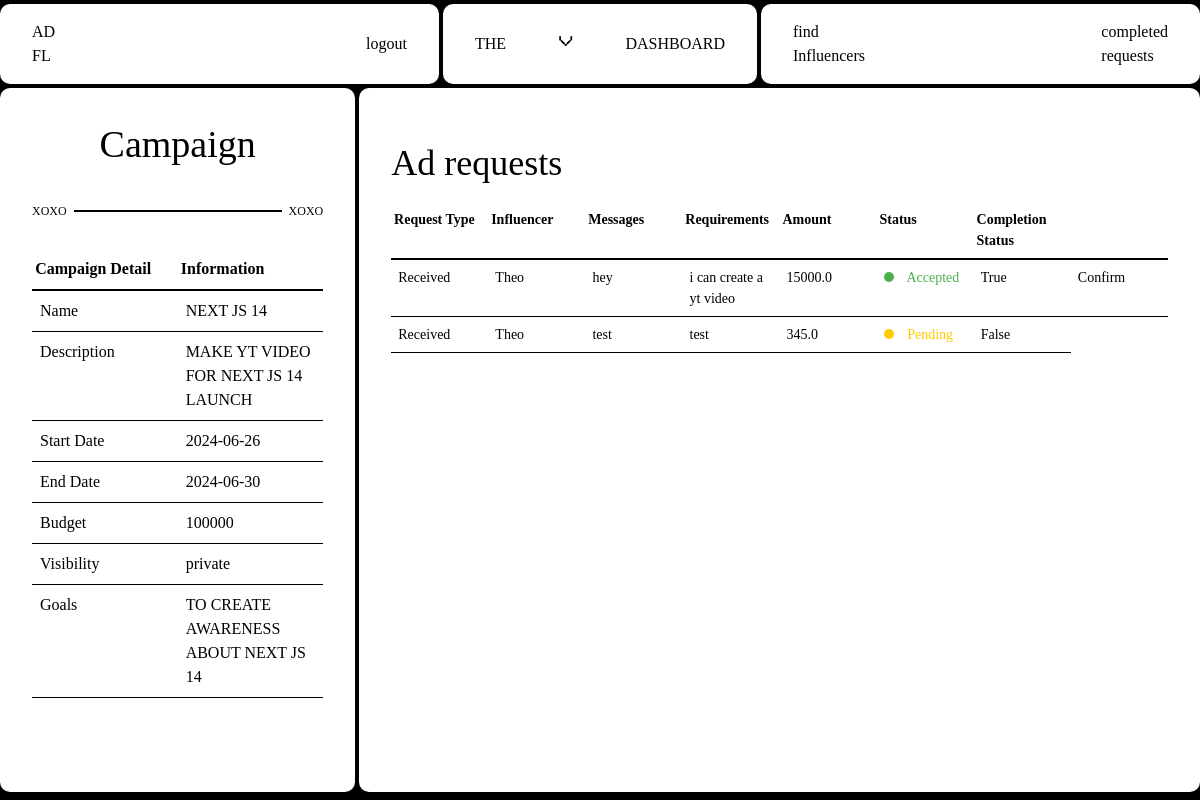
The page /sponsor/viewCampaign/5 (signed in) on the database its author committed.
### Adfluence/models.py (models this page shows)
class Campaign(db.Model):
    __tablename__ = "campaign"
    id = db.Column(db.Integer, primary_key=True)
    name = db.Column(db.String(140), nullable=False)
    description = db.Column(db.Text, nullable=False)
    start_date = db.Column(db.Date, nullable=False)
    end_date = db.Column(db.Date, nullable=False)
    budget = db.Column(db.Integer, nullable=False)
    visibility = db.Column(db.String(10), nullable=False)  # 'public' or 'private'
    goals = db.Column(db.Text, nullable=False)
    niche = db.Column(db.String(100), nullable=False)
    status = db.Column(db.String(100), nullable=False, default="Incomplete")
    flagged = db.Column(db.Boolean, default=False)
    user_id = db.Column(db.Integer, db.ForeignKey("user.id"), nullable=False)
    ad_requests = db.relationship(
        "AdRequest", backref="campaign", cascade="all, delete-orphan"
    )
    campaign_requests = db.relationship(
        "campaignRequest", backref="campaign", cascade="all, delete-orphan"
    )

class Influencer(db.Model, UserMixin):
    __tablename__ = "influencer"
    id = db.Column(db.Integer, primary_key=True)
    name = db.Column(db.String(150), nullable=False)
    email = db.Column(db.String(150), nullable=False)
    profile_picture = db.Column(db.String(100), nullable=False)
    niche = db.Column(db.String(100), nullable=False)
    reach = db.Column(db.Integer, nullable=False)
    user_id = Column(Integer, ForeignKey("user.id"), nullable=False)
    platform = db.Column(db.String(100), nullable=False)
    bank_account_balance = db.Column(db.Float, default=0.0)
    flagged = db.Column(db.Boolean, default=False)
    transactions = relationship(
        "Transaction", backref="influencer", cascade="all, delete-orphan"
    )
    ratings = relationship("Rating", backref="influencer", cascade="all, delete-orphan")

class campaignRequest(db.Model):
    id = db.Column(db.Integer, primary_key=True)
    campaign_id = db.Column(db.Integer, db.ForeignKey("campaign.id"), nullable=False)
    influencer_id = db.Column(db.Integer, db.ForeignKey("influencer.id"))
    messages = db.Column(db.Text)
    requirements = db.Column(db.Text, nullable=False)
    payment_amount = db.Column(db.Float, nullable=False)
    status = db.Column(db.String(20), nullable=False, default="Pending")
    completed = db.Column(db.Boolean, default=False)
    completion_confirmed = db.Column(db.Boolean, default=False)
    payment_done = db.Column(db.Boolean, default=False)
    rating_done = db.Column(db.Boolean, default=False)

### Adfluence/sponsor.py (the view)
@sponsor.route("/viewCampaign/<int:campaign_id>", methods=["GET"])
@role_required("Sponsor")
@login_required
def viewCampaign(campaign_id):
    campaign = Campaign.query.get_or_404(campaign_id)
    campaignRequests = campaignRequest.query.filter_by(campaign_id=campaign_id).all()
    campaign_requests_with_details = []
    for campaign_request in campaignRequests:
        influencer = Influencer.query.get(campaign_request.influencer_id)
        if influencer:
            influencer_name = influencer.name
            campaign_requests_with_details.append(
                {
                    "request": campaign_request,
                    "influencer_name": influencer_name,
                    "request_type": "Received",
                }
            )
        else:
            flash("Influencer not found", category="error")
    adrequests = AdRequest.query.filter_by(campaign_id=campaign_id).all()
    sent_requests_with_details = []
    for sent_request in adrequests:
        influencer = Influencer.query.get(sent_request.influencer_id)
        influencer_name = influencer.name
        sent_requests_with_details.append(
            {
                "request": sent_request,
                "influencer_name": influencer_name,
                "request_type": "Sent",
            }
        )
    return render_template(
        "Sponsor/viewCampaign.html",
        user=current_user,
        campaign=campaign,
        ad_requests=sent_requests_with_details,
        campaign_requests=campaign_requests_with_details,
    )

### Adfluence/views.py (called while the page is built)
def role_required(role):
    def decorator(f):
        @wraps(f)
        def decorated_function(*args, **kwargs):
            if current_user.role != role:
                abort(403)
            return f(*args, **kwargs)
        return decorated_function
    return decorator

### Adfluence/templates/Sponsor/viewCampaign.html (shortened to what this page needs)
{% extends "base.html" %} {% block head %}
<link
  rel="stylesheet"
  href="{{ url_for('static', filename='src/sponsor_css/view_campaign.css') }}"
/>
{% endblock %} {% block content %}
<div class="container">
  <nav>
    <div class="nav-1">
      <a href="{{ url_for('sponsor.dashboard') }}" class="logo view">
        AD <br />
        FL
      </a>
      <a href="{{ url_for('views.logout') }}" class="view">logout</a>
    </div>
    <div class="nav-2">
      <p class="menu-button">the</p>
      <p class="x">v</p>
      <p class="menu-button">dashboard</p>
    </div>
    <div class="nav-3">
      {% if campaign.flagged == False %} {% if user.flagged == False %}
      <a
        href="{{ url_for('sponsor.browse_influencers', campaign_id=campaign.id) }}"
        class="create view"
      >
        find  <br />
        Influencers
      </a>
      {% endif %} {% endif %}
      <a
        href="{{url_for('sponsor.view_completed_ad_requests', campaign_id=campaign.id)}}"
        class="pattern-2 view"
      >
        completed<br />
        requests
      </a>
    </div>
  </nav>
  <div class="content-wrapper">
    <div class="col-1 col">
      <div class="header">
        <h1>Campaign</h1>
      </div>
      <div class="numbers">
        <p>xoxo</p>
        <div class="hr"></div>
        <p>xoxo</p>
      </div>
      <div class="table-wrapper">
        <table class="first-table">
          <tbody>
            <tr>
              <th>Campaign Detail</th>
              <th>Information</th>
            </tr>
            <tr>
              <td>Name</td>
              <td>{{ campaign.name }}</td>
            </tr>
            <tr>
              <td>Description</td>
              <td>{{ campaign.description }}</td>
            </tr>
            <tr>
              <td>Start Date</td>
              <td>{{ campaign.start_date.strftime('%Y-%m-%d') }}</td>
            </tr>
            <tr>
              <td>End Date</td>
              <td>{{ campaign.end_date.strftime('%Y-%m-%d') }}</td>
            </tr>
            <tr>
              <td>Budget</td>
              <td>{{ campaign.budget }}</td>
            </tr>
            <tr>
              <td>Visibility</td>
              <td>{{ campaign.visibility }}</td>
            </tr>
            <tr>
              <td>Goals</td>
              <td>{{ campaign.goals }}</td>
            </tr>
          </tbody>
        </table>
      </div>
    </div>
    <div class="col-2 col">
      <h1>Ad requests</h1>
      <div class="table-wrapper-2">
        <table class="second-table">
          <thead>
            <tr>
              <th>Request Type</th>
              <th>Influencer</th>
              <th>Messages</th>
              <th>Requirements</th>
              <th>Amount</th>
              <th>Status</th>
              <th>Completion Status</th>
              <th></th>
            </tr>
          </thead>
          <tbody>
            {% for request in ad_requests + campaign_requests %} {% if not
            request.request.completion_confirmed %}
            <tr>
              <td>{{ request.request_type }}</td>
              <td>{{ request.influencer_name }}</td>
              <td>{{ request.request.messages }}</td>
              <td>{{ request.request.requirements }}</td>
              <td>{{ request.request.payment_amount }}</td>
              <td
                class="{% if request.request.status == 'Pending' %} status-pending {% elif request.request.status == 'Accepted' %} status-accepted {% elif request.request.status == 'Rejected' %} status-rejected {% endif %}"
              >
                {{ request.request.status }}
              </td>
              <td>{{ request.request.completed }}</td>
              {% if request.request.completed == True %}
              <td>
                <form
                  action="{{ url_for('sponsor.confirm_completion', campaign_id=campaign.id, ad_request_id=request.request.id) }}"
                  method="post"
                >
                  <button class="view" type="submit">Confirm</button>
                </form>
              </td>
              {% endif %} {% endif %} {% endfor %}
            </tr>
          </tbody>
        </table>
      </div>
    </div>
  </div>
</div>
{% endblock %}

### Adfluence/static/css/main.css (style rules this page uses)
html, :host { line-height: 1.5; -webkit-text-size-adjust: 100%; -moz-tab-size: 4; -o-tab-size: 4; tab-size: 4; font-family: ui-sans-serif, system-ui, sans-serif, "Apple Color Emoji", "Segoe UI Emoji", "Segoe UI Symbol", "Noto Color Emoji"; font-feature-settings: normal; font-variation-settings: normal; -webkit-tap-highlight-color: transparent; }
body { margin: 0; line-height: inherit; }
h1, h2, h3, h4, h5, h6 { font-size: inherit; font-weight: inherit; }
a { color: inherit; text-decoration: inherit; }
table { text-indent: 0; border-color: inherit; border-collapse: collapse; }
button, input, optgroup, select, textarea { font-family: inherit; font-feature-settings: inherit; font-variation-settings: inherit; font-size: 100%; font-weight: inherit; line-height: inherit; letter-spacing: inherit; color: inherit; margin: 0; padding: 0; }
button, select { text-transform: none; }
button, input:where([type='button']), input:where([type='reset']), input:where([type='submit']) { -webkit-appearance: button; background-color: transparent; background-image: none; }
blockquote, dl, dd, h1, h2, h3, h4, h5, h6, hr, figure, p, pre { margin: 0; }
button, [role="button"] { cursor: pointer; }
.container { width: 100%; }
@media (min-width: 640px) { .container { max-width: 640px; } }
@media (min-width: 768px) { .container { max-width: 768px; } }
@media (min-width: 1024px) { .container { max-width: 1024px; } }
* { margin: 0; padding: 0; }
.container { margin: 0 auto; }

### Adfluence/static/src/input.css (style rules this page uses)
* { margin: 0; padding: 0; }

### rows shown on the page
Campaign: name "NEXT JS 14", description "MAKE YT VIDEO FOR NEXT JS 14 LAUNCH", start_date "2024-06-26", end_date "2024-06-30", budget "100000", visibility "private", goals "TO CREATE AWARENESS ABOUT NEXT JS 14"
Influencer: request_type "Received", influencer_name "Theo", request.messages "hey", request.requirements "i can create a yt video", request.payment_amount "15000.0", request.status "Accepted", request.completed "True", request.messages "test", request.requirements "test", request.payment_amount "345.0", request.status "Pending", request.completed "False"
